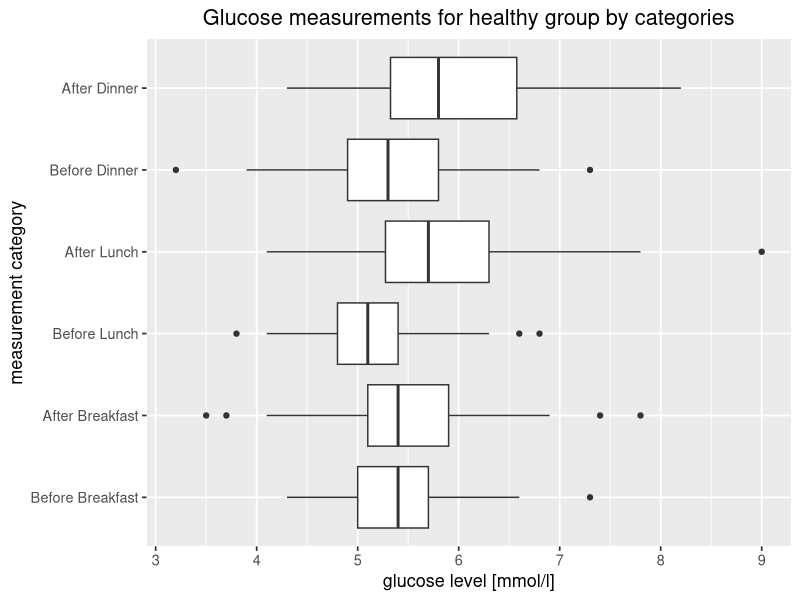
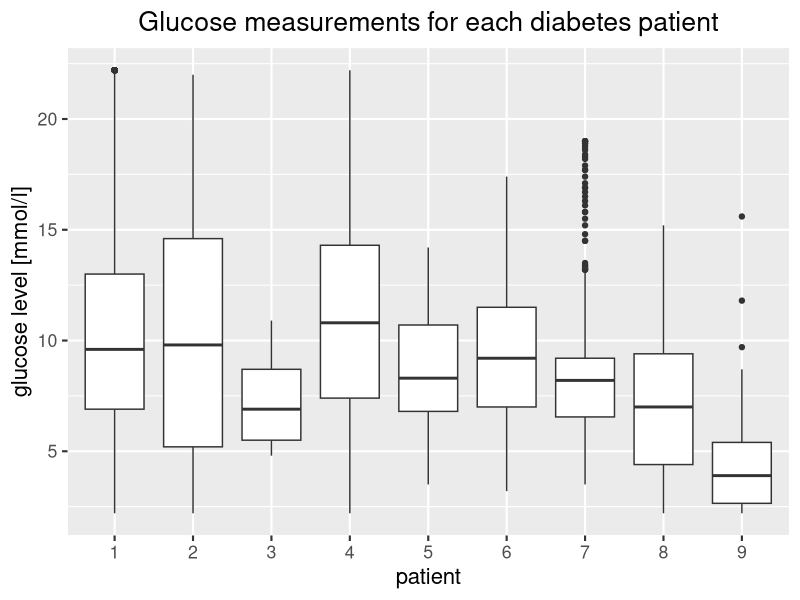

Here is the R script that generated these plots, in order:
## ---- chunk 1
library(tidyverse)
library(ggplot2)

healthy_df <- read.csv('data/healthy_patients_glucose.csv', na.strings = "")

df <- healthy_df %>%
  mutate(type = case_when(
    type == 'BB' ~ 'Before Breakfast',
    type == 'AB' ~ 'After Breakfast',
    type == 'BL' ~ 'Before Lunch',
    type == 'AL' ~ 'After Lunch',
    type == 'BD' ~ 'Before Dinner',
    type == 'AD' ~ 'After Dinner'
  ))
df <- na.omit(df)
df$type <- factor(df$type, levels = c("Before Breakfast", "After Breakfast",
                                      "Before Lunch", "After Lunch",
                                      "Before Dinner", "After Dinner"))
df$glucose <- as.numeric(df$glucose)
ggplot(df, aes(x = type, y = glucose)) +
  geom_boxplot() +
  xlab("measurement category") +
  ylab("glucose level [mmol/l]") +
  ggtitle("Glucose measurements for healthy group by categories") +
  coord_flip() +
  theme_grey(13) +
  theme(plot.title = element_text(hjust = 0.5))
## ---- chunk 2
diabetes_df <- read.csv('data/diabetes_patients_glucose.csv', na.strings = "")
diabetes_df$patient <- as.factor(diabetes_df$patient)
diabetes_df$glucose <- as.numeric(diabetes_df$glucose)
ggplot(diabetes_df, aes(x = patient, y = glucose)) +
  geom_boxplot() +
  xlab("patient") +
  ylab("glucose level [mmol/l]") +
  ggtitle("Glucose measurements for each diabetes patient") +
  theme_grey(16) +
  theme(plot.title = element_text(hjust = 0.5))
